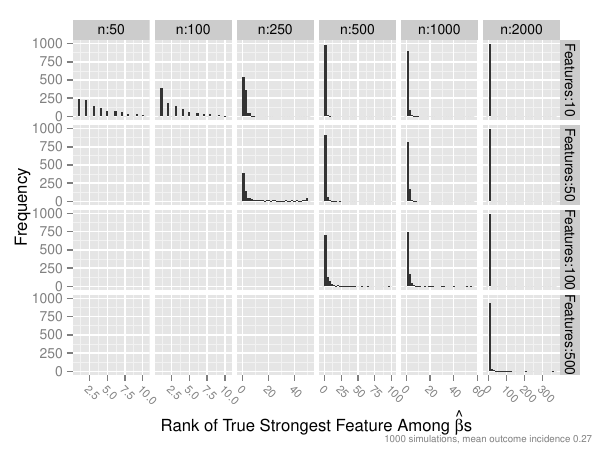

R code for this plot:
## Simulate data using a binary logistic model with known p-vector of
## betas.  Among other things show the variation in which coefficient is
## largest in absolute value
## X is the covariate matrix, bint is the intercept
siml <- function(beta, bint, X) {
  n <- nrow(X)
  L <- bint + X %*% beta
  y <- ifelse(runif(n) <= plogis(L), 1, 0)
  f <- lrm.fit(X, y, tol=1e-10)
  if(f$fail) return(c(n=n, prevy=mean(y), rankbest=NA))
  b <- f$coefficients[-1]
  bhi <- b[which.max(beta)]
  ## Get observed rank of estimated beta that has the true largest beta
  ## (1=highest, 2=next highest, etc.)
  r <- sum(b >= bhi)
  c(n=n, prevy=mean(y), rankbest=r)
}

## Simulate binary predictor matrix having true prevalences ranging
## uniformly from low to high.  Xs are centered by subtracting the mean.
simX <- function(n, p, low=0.05, hi=0.5) {
  prev <- runif(p, low, hi)
  X <- matrix(NA, nrow=n, ncol=p)
  for(j in 1 : p) {
    x <- ifelse(runif(n) <= prev[j], 1, 0)
    X[, j] <- x - mean(x)
  }
  X
}

require(rms)

## Do B simulations for a given n and p where 3/4 of the betas
## are truly zero, all but one of the remaining are normal with SD 0.15,
## and the last true beta is log(2).  Intercept is -1 (Xs are centered).
## Result is B ranks of the truly largest beta among the estimated betas
simr <- function(n, p, B) {
  nzeros <- floor(3 * p / 4)
  ngauss <- p - nzeros - 1
  beta <- c(rep(0, nzeros), rnorm(ngauss, sd=0.15), log(2))
  X <- simX(n, p)
  r <- numeric(B)
  for(i in 1 : B) {
    s <- siml(beta, -1, X)
    rb <- s['rankbest']
    yprev <- s['prevy']
    if(i < 6) cat('Simulated prevalance of Y:', round(yprev, 2),
                  '  Rank best:', rb, '\n')
    else if(i %% 10 == 0) cat(i, '')
    r[i] <- rb
  }
  cat('\n')
  data.frame(n, p, yprev, rank=r)
}

set.seed(1)
U <- NULL
for(n in c(50, 100, 250, 500, 1000, 2000)) {
  for(p in c(10, 50, 100, 500)) {
    if(p >= n / 3) next
    cat('n:', n, '  p:', p, '\n')
    u <- simr(n=n, p=p, B=1000)
    cat('Number of simulations where model could not be fit:',
        sum(is.na(u$rank)), '\n')
    U <- rbind(U, u)
  }
  simrank <- U
  Save(simrank)   # save every time n changes so can monitor results
}

graph <- FALSE
if(graph) {
system('scp -p $vu:doc/teaching/hes/CI2/hdata/simrank.rda .')
Load(simrank)
dim(simrank)

s <- transform(simrank,
               p = factor(p), n = factor(n))
levels(s$p) <- paste('Features', levels(s$p), sep=':')
levels(s$n) <- paste('n', levels(s$n), sep=':')
pdf('simlrmrank.pdf', width=6, height=4.5)
ggplot(s, aes(x=rank)) + geom_histogram() +
  facet_grid(p ~ n, scales='free_x') +
  xlab(expression(paste('Rank of True Strongest Feature Among ',
       hat(beta), 's'))) +
  ylab('Frequency') +
  theme(axis.text.x = element_text(size=rel(0.8), angle=-45, hjust=0, vjust=1))
i <- round(mean(s$yprev), 2)
prfootnote(sprintf('1000 simulations, mean outcome incidence %s', i))
dev.off()
}
